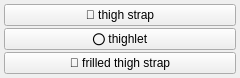
<?xml version="1.0" encoding="UTF-8"?>
<ui version="4.0">
 <class>clothes_thigh_strap_menu</class>
 <widget class="QWidget" name="clothes_thigh_strap_menu">
  <property name="geometry">
   <rect><x>0</x><y>0</y><width>240</width><height>60</height></rect>
  </property>
  <layout class="QGridLayout" name="grid">
   <property name="leftMargin"><number>4</number></property>
   <property name="topMargin"><number>4</number></property>
   <property name="rightMargin"><number>4</number></property>
   <property name="bottomMargin"><number>4</number></property>
   <property name="horizontalSpacing"><number>2</number></property>
   <property name="verticalSpacing"><number>2</number></property>
   <item row="0" column="0">
    <widget class="QPushButton" name="chk_thigh_strap">
     <property name="checkable"><bool>true</bool></property>
     <property name="text"><string>🧷 thigh strap</string></property>
     <property name="tags" stdset="0"><string>thigh strap</string></property>
     <property name="group" stdset="0"><string>thigh_strap</string></property>
    </widget>
   </item>
   <item row="1" column="0">
    <widget class="QPushButton" name="chk_thighlet">
     <property name="checkable"><bool>true</bool></property>
     <property name="text"><string>⭕ thighlet</string></property>
     <property name="tags" stdset="0"><string>thighlet</string></property>
     <property name="group" stdset="0"><string>thigh_strap</string></property>
    </widget>
   </item>
   <item row="2" column="0">
    <widget class="QPushButton" name="chk_frilled_thigh_strap">
     <property name="checkable"><bool>true</bool></property>
     <property name="text"><string>🎀 frilled thigh strap</string></property>
     <property name="tags" stdset="0"><string>frilled thigh strap</string></property>
     <property name="group" stdset="0"><string>thigh_strap</string></property>
    </widget>
   </item>
  </layout>
 </widget>
 <resources/>
 <connections/>
</ui>
